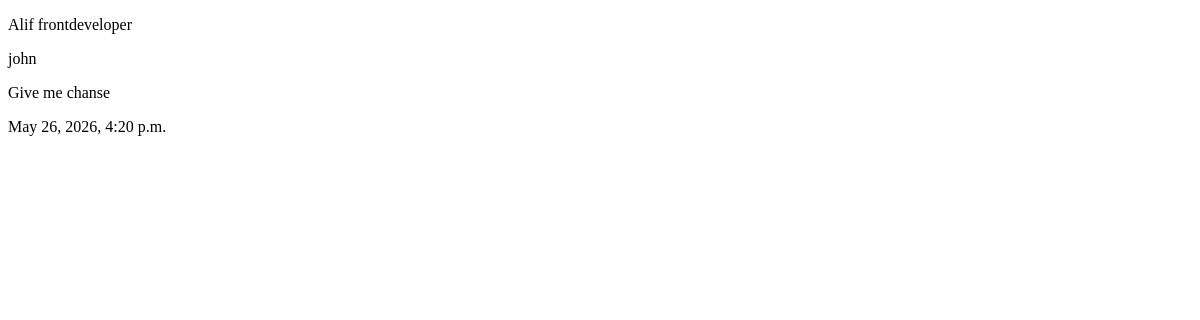
Page /aplications/ (signed in) on the earlier database version.
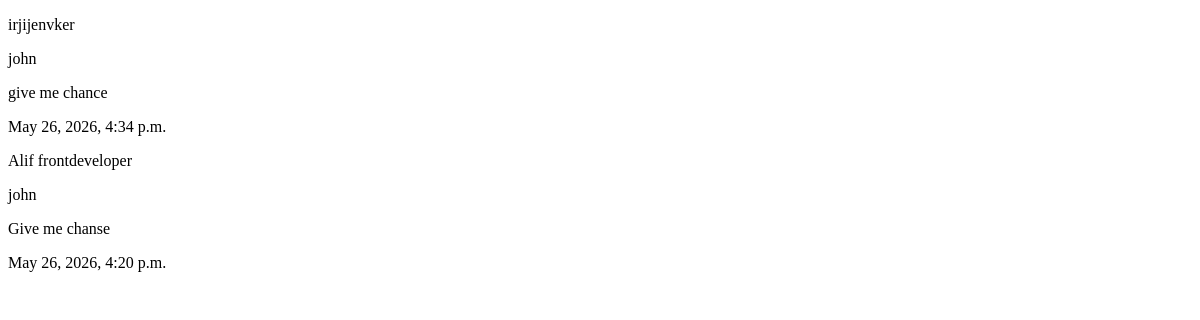
Same page on the later database version.
### work/models.py (models this page shows, shortened)
class Application(models.Model):
    job = models.ForeignKey(Job, on_delete=models.CASCADE, related_name='applications')
    user = models.ForeignKey(User, on_delete=models.CASCADE)
    sms = models.TextField()
    resume = models.FileField(upload_to='resumes/')
    status = models.CharField(max_length=25)
    created_at = models.DateTimeField(auto_now_add=True)

class Job(models.Model):
    JOB_TYPE = [
        ('full_time', 'Full time'),
        ('part_time', 'Part time'),
        ('freelance', 'Freelance')
    ]
    company = models.ForeignKey(Emploeer, on_delete=models.CASCADE)
    title = models.CharField(max_length=25)
    description = models.TextField()
    sallary = models.PositiveIntegerField()
    location = models.CharField(max_length=50)
    job_type = models.CharField(max_length=25, choices=JOB_TYPE)
    exp_req = models.PositiveIntegerField()
    category = models.ForeignKey(Category, on_delete=models.CASCADE)
    created_at = models.DateTimeField(auto_now_add=True)

### accounts/models.py (models this page shows, shortened)
class User(AbstractUser):
    role_choice =[
        ('seeker', 'Seeker'),
        ('employer', 'Employer')
    ]
    role = models.CharField(max_length=25, choices=role_choice, null=True, blank=True )
    age = models.PositiveIntegerField(null=True, blank=True)
    phone = models.CharField(max_length=13,null=True, blank=True)
    adress = models.CharField(max_length=30, null=True, blank=True)
    img = models.ImageField(upload_to='users/', default='users/def.jpg',null=True, blank=True)
    create_at = models.DateTimeField(auto_now_add=True)

### work/views.py (the view)
# urls.py: path('aplications/', views.aplications, name='aplications')
def aplications(request):
    user = request.user.emploeer
    aplications = Application.objects.filter(job__company = user)
    return render(request, 'work/aplications.html', context={'apl' : aplications})

### templates/work/aplications.html (shortened to what this page needs)
<!DOCTYPE html>
<html lang="en">
<head>
</head>
<body>
    {% for i in apl %}
        <p>{{i.job.title}}</p>
        <p>{{i.user.username}}</p>
        <p>{{i.sms}}</p>
        <p>{{i.created_at}}</p>
    {% endfor %}
</body>
</html>

Differences in the rows shown:
added Application: job "irjijenvker", user.username "john", sms "give me chance", created_at "May 26, 2026, 4:34 p.m."
